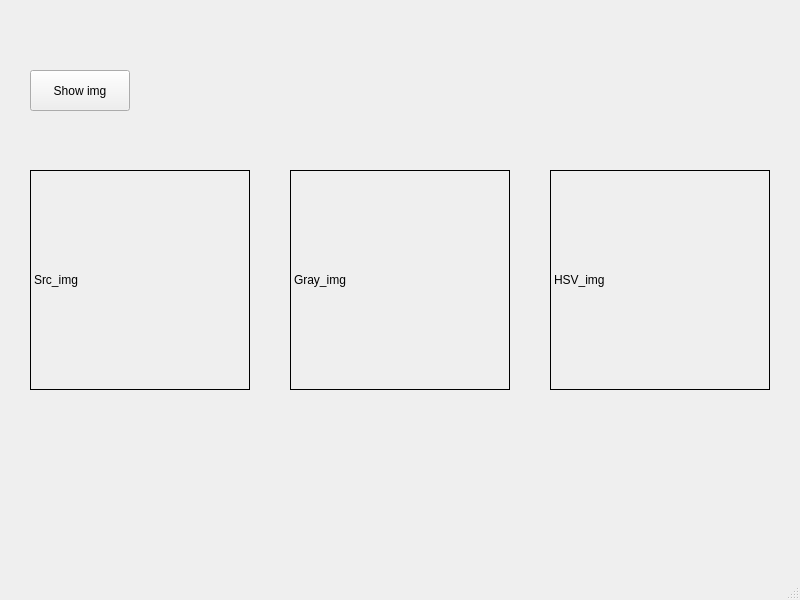
<?xml version="1.0" encoding="UTF-8"?>
<ui version="4.0">
 <class>MainWindow</class>
 <widget class="QMainWindow" name="MainWindow">
  <property name="geometry">
   <rect>
    <x>0</x>
    <y>0</y>
    <width>800</width>
    <height>600</height>
   </rect>
  </property>
  <property name="windowTitle">
   <string>MainWindow</string>
  </property>
  <widget class="QWidget" name="centralwidget">
   <widget class="QLabel" name="img1">
    <property name="geometry">
     <rect>
      <x>30</x>
      <y>170</y>
      <width>220</width>
      <height>220</height>
     </rect>
    </property>
    <property name="frameShape">
     <enum>QFrame::Box</enum>
    </property>
    <property name="text">
     <string>Src_img</string>
    </property>
   </widget>
   <widget class="QLabel" name="img2">
    <property name="geometry">
     <rect>
      <x>290</x>
      <y>170</y>
      <width>220</width>
      <height>220</height>
     </rect>
    </property>
    <property name="frameShape">
     <enum>QFrame::Box</enum>
    </property>
    <property name="text">
     <string>Gray_img</string>
    </property>
   </widget>
   <widget class="QLabel" name="img3">
    <property name="geometry">
     <rect>
      <x>550</x>
      <y>170</y>
      <width>220</width>
      <height>220</height>
     </rect>
    </property>
    <property name="frameShape">
     <enum>QFrame::Box</enum>
    </property>
    <property name="text">
     <string>HSV_img</string>
    </property>
   </widget>
   <widget class="QPushButton" name="Show_img">
    <property name="geometry">
     <rect>
      <x>30</x>
      <y>70</y>
      <width>100</width>
      <height>41</height>
     </rect>
    </property>
    <property name="text">
     <string>Show img</string>
    </property>
   </widget>
  </widget>
  <widget class="QMenuBar" name="menubar">
   <property name="geometry">
    <rect>
     <x>0</x>
     <y>0</y>
     <width>800</width>
     <height>25</height>
    </rect>
   </property>
  </widget>
  <widget class="QStatusBar" name="statusbar"/>
 </widget>
 <resources/>
 <connections/>
</ui>
